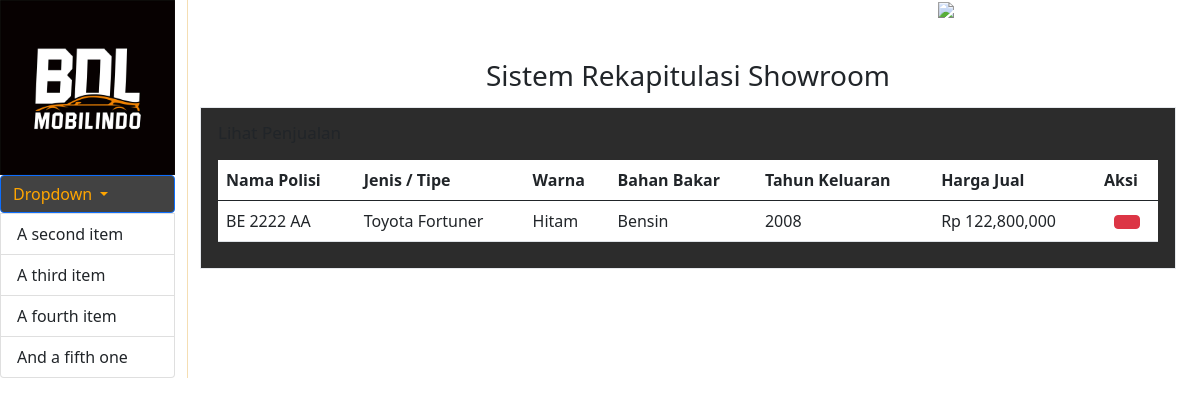
The page /index.php/auth/lihatpenjualan on the database its author committed.
### tables this page shows
CREATE TABLE `penjualan` (
  `id_jual` int(5) NOT NULL,
  `tgl_jual` date NOT NULL,
  `no_polis` varchar(30) NOT NULL,
  `jenis_type` varchar(30) NOT NULL,
  `warna` varchar(30) NOT NULL,
  `bahan_bakar` varchar(30) NOT NULL,
  `tahun_keluar` int(5) NOT NULL,
  `harga_jual` int(30) NOT NULL
);

### application/controllers/Auth.php (called while the page is built, shortened)
<?php
class Auth extends CI_Controller
{
    public function __construct()
    {
        $this->load->library('form_validation');
        $this->load->model('model_mobil');
        $this->load->model('model_pembelian');
        $this->load->model('model_penjualan');
    }
    public function lihatpenjualan()
    {
        $data = array(
            'title' => 'Data Mobil',
            'data_mobil' => $this->model_penjualan->tabel_penjualan()
        );
        $this->load->view('lihat-penjualan', $data);
    }
}

### index.php (called while the page is built, shortened)
<?php
require_once BASEPATH.'core/CodeIgniter.php';

### application/models/Model_penjualan.php (called while the page is built, shortened)
<?php
class model_penjualan extends CI_Model
{
    public function tabel_penjualan()
    {
        $query = $this->db->order_by('id_jual', 'DESC')->get('penjualan');
        return $query->result();
    }
}

### application/views/lihat-penjualan.php (the view, shortened to what this page needs)
<!DOCTYPE html>
<html>
<head>
    <link rel="stylesheet" type="text/css" href="assets/css/lihat-penjualan.css">
    <link href="https://cdn.jsdelivr.net/npm/bootstrap@5.0.0-beta3/dist/css/bootstrap.min.css" rel="stylesheet">
</head>
<body class="lihat-penjualan">
    <div class="row">
        <div class="col-md-2">
            <ul class="list-group">
                <img src="assets/img/logo.jpg">
                <div class="btn-group" role="group">
                    <button id="btnGroupDrop1" type="button" class="btn btn-primary dropdown-toggle" data-bs-toggle="dropdown" aria-expanded="false">
                        Dropdown
                    </button>
                </div>
                <li class="list-group-item">A second item</li>
                <li class="list-group-item">A third item</li>
                <li class="list-group-item">A fourth item</li>
                <li class="list-group-item">And a fifth one</li>
            </ul>
        </div>
        <div class="col-md-10">
            <h4 class="header"><img src=assets/img/header.png alt="header" style="width: 20px; height: 20px;"> Selamat Datang</h4>
            <br>
            <center>
                <h3 class="title">Sistem Rekapitulasi Showroom</h3>
            </center>
            <div class="x_panel">
                <div class="x_title">
                    <h2>Lihat Penjualan</h2>
                    <div class="clearfix">
                    </div>
                </div>
                <table class="table">
                    <thead class="table-light">
                        <thead>
                            <tr>
                                <th>Nama Polisi</th>
                                <th>Jenis / Tipe</th>
                                <th>Warna</th>
                                <th>Bahan Bakar</th>
                                <th>Tahun Keluaran</th>
                                <th>Harga Jual</th>
                                <th>Aksi</th>
                            </tr>
                        </thead>
                    <tbody>
                        <?php foreach ($data_mobil  as $mobil) { ?>
                            <tr>
                                <td><?php echo $mobil->no_polis ?></td>
                                <td><?php echo $mobil->jenis_type ?></td>
                                <td><?php echo $mobil->warna ?></td>
                                <td><?php echo $mobil->bahan_bakar ?></td>
                                <td><?php echo $mobil->tahun_keluar ?></td>
                                <td>Rp <?php echo number_format($mobil->harga_jual) ?></td>
                                <td style=" text-align: center;">
                                    <?php echo anchor('example/remove_med/' . $mobil->id_jual, '<button class="btn btn-danger btn-xs" type="button"><span class="fa fa-trash fa-3x"></span></button>'); ?>
                                </td>
                            </tr>
                        <?php } ?>
                    </tbody>
                </table>
            </div>
        </div>
</body>
</html>

### assets/css/lihat-penjualan.css (style rules this page uses)
.row { width: 100%; }
.col-md-2 { border-right: 1.5px solid wheat; }
.header { font-size: 20px; border-width: 10px; border-bottom: 1.5px solid white; text-align: right; color: rgb(255, 255, 255); }
.x_panel, .x_title { margin-bottom: 10px }
.x_title h2 { margin: 5px 0 6px; float: left; display: block; width: 62%; font-size: 17px }
.x_panel { position: relative; width: 100%; margin-bottom: 15px; padding: 10px 17px; display: inline-block; background-color: rgb(44, 44, 44); border: 1px solid #E6E9ED; -webkit-column-break-inside: avoid; -moz-column-break-inside: avoid; -webkit-column-break-inside: avoid; opacity: 1; transition: all .2s ease; position: relative; }
table.table { background-color: white; }
.header { font-size: 20px; text-align: right; color: rgb(255, 255, 255); }
#btnGroupDrop1 { text-align: left; color: orange; background-color: #424242; }

### rows shown on the page
penjualan: no_polis "BE 2222 AA", jenis_type "Toyota Fortuner", warna "Hitam", bahan_bakar "Bensin", tahun_keluar "2008", harga_jual "122,800,000"
